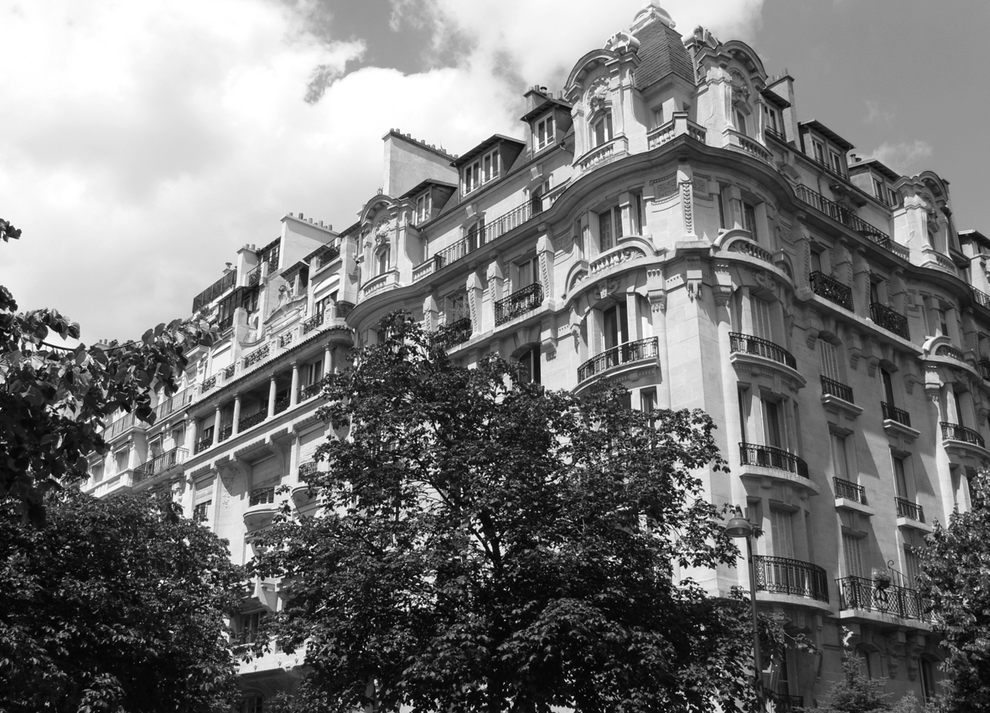
#> input picture Module-06/Python-C/building2-1.png, 990 x 713 px, shrunk from 1181 x 851 before the run
$ python harris-simple.py
#> lines starting #> are read from the running program, lines starting #| are printed output that depends on the picture; after the words box and inside, x2 and y2 are one past the last pixel; in counts of white or black regions, pixels touching at a corner belong together
import cv2
import numpy as np
import matplotlib.pyplot as plt

# Load image and convert to grayscale
img = cv2.imread('building2-1.png')
#> img is the input picture: shape (713, 990, 3); min 0, max 255, mean 118.8
gray = cv2.cvtColor(img, cv2.COLOR_BGR2GRAY)

# Detect top 100 corners (Shi-Tomasi method by default)
# params: image, maxCorners, qualityLevel, minDistance
corners = cv2.goodFeaturesToTrack(gray, 100, 0.01, 10, useHarrisDetector=True)
#> corners = 100 rows, first 8: [461, 495], [572, 697], [383, 550], [124, 410], [473, 527], [500, 543], [677, 495], [381, 505]
corners = np.int32(corners)
#> corners = contour of 100 points, box (x1, y1, x2, y2) (3, 225, 721, 711), area 24804

# Draw green circles at each corner location
for i in corners:
    x, y = i.ravel()
    cv2.circle(img, (x, y), 5, (0, 255, 0), -1)
#> this loop made 100 passes
#> (x, y) on passes 1 to 12: (461, 495), (572, 697), (383, 550), (124, 410), (473, 527), (500, 543), (677, 495), (381, 505), (491, 550), (482, 532), (345, 506), (720, 675)
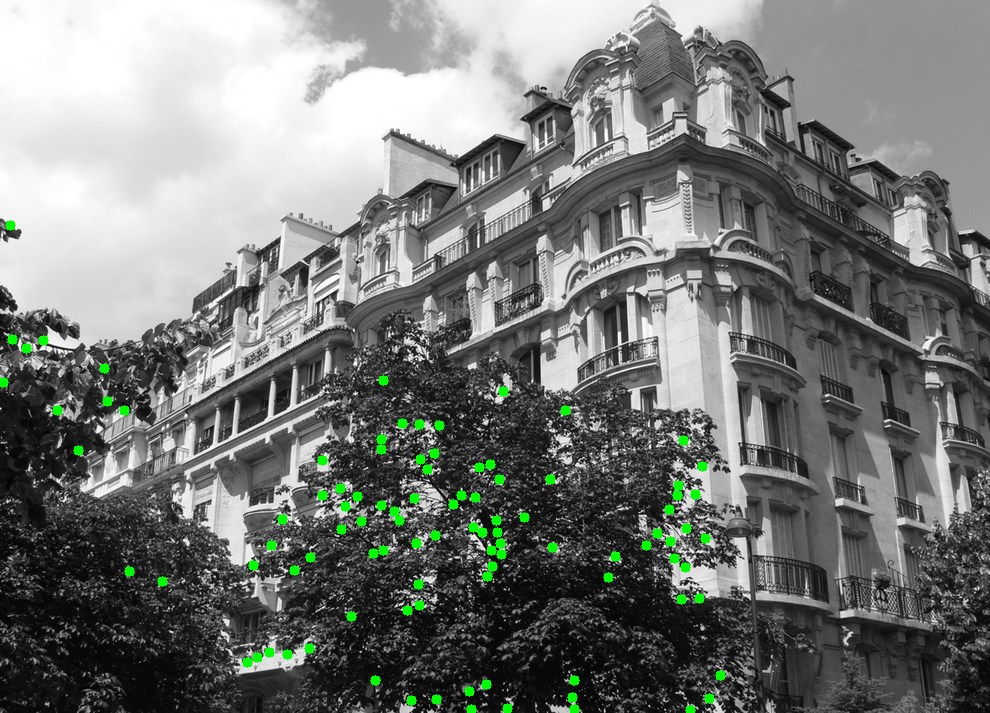
#> img: shape (713, 990, 3); 1.14% of pixels changed, all inside (x1, y1, x2, y2) = (0, 220, 726, 713)

# Display the result
plt.imshow(cv2.cvtColor(img, cv2.COLOR_BGR2RGB))
plt.title('Top 100 Corners Detected'); plt.axis('off'); plt.show()

$ run again, with Module-06/Python-C/building2-2.png copied over Module-06/Python-C/building2-1.png
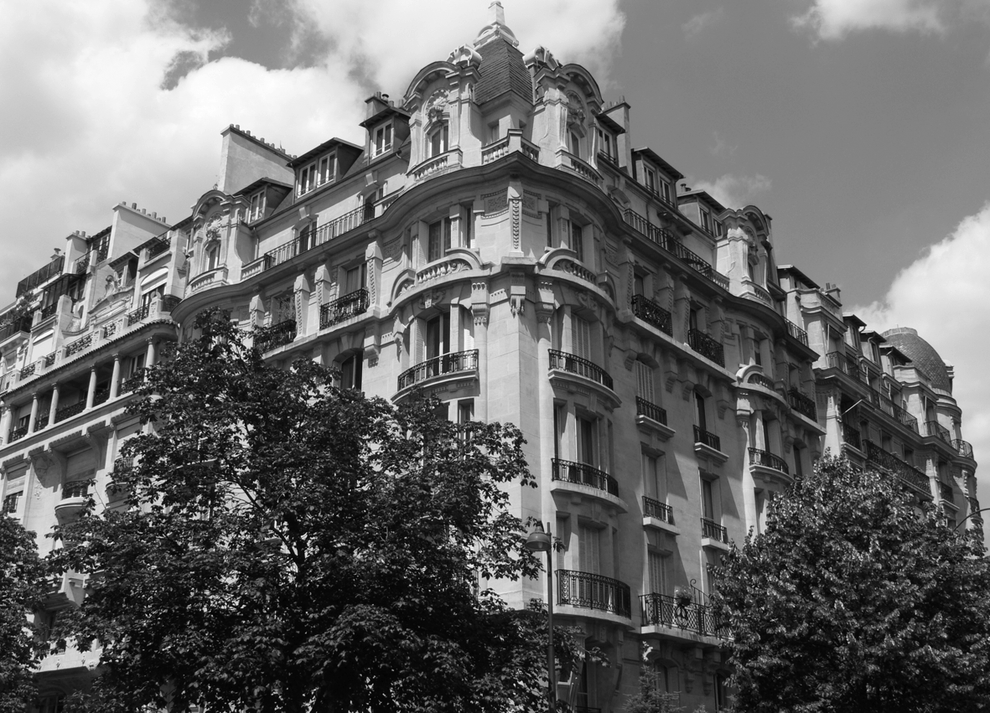
#> input picture Module-06/Python-C/building2-2.png, 990 x 713 px, shrunk from 1181 x 851 before the run
#> img is the input picture: shape (713, 990, 3); min 0, max 255, mean 104.5
#> `corners = cv2.goodFeaturesToTrack(gray, 100, 0.01, 10, useHarrisDetect..`: corners = 100 rows, first 8: [296, 554], [514, 684], [488, 497], [358, 485], [489, 594], [465, 540], [47, 559], [501, 507]
#> `corners = np.int32(corners)`: corners = contour of 100 points, box (x1, y1, x2, y2) (28, 124, 860, 706), area 29734
#> the loop `for i in corners:` made 100 passes
#> after the loop `for i in corners:`:
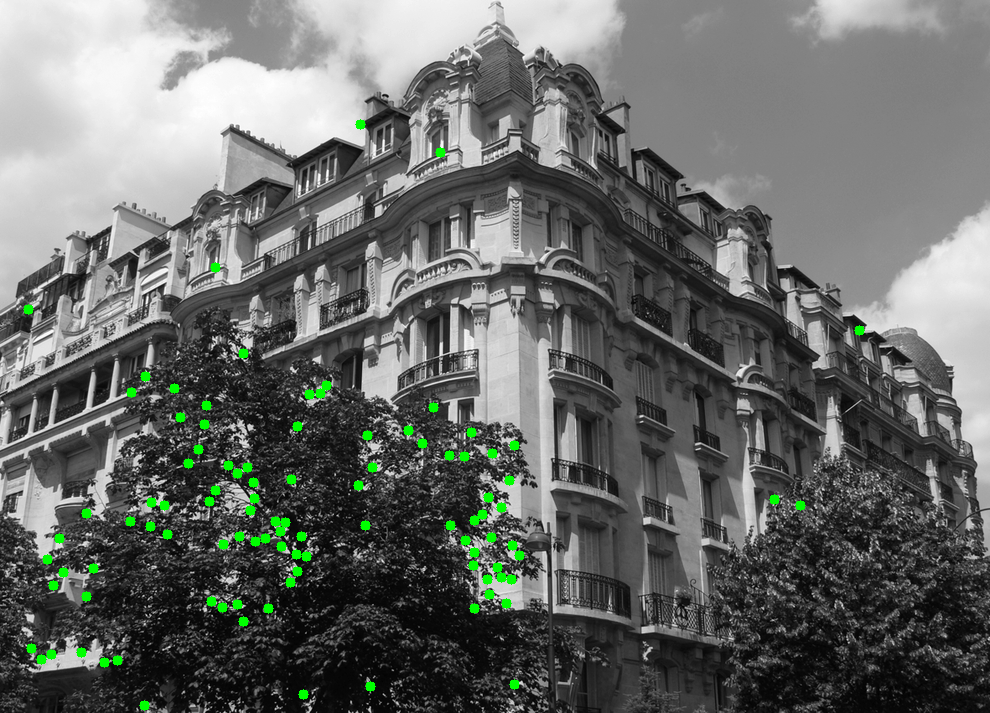
#> img: shape (713, 990, 3); 1.15% of pixels changed, all inside (x1, y1, x2, y2) = (23, 119, 865, 711)

$ run again, with Module-06/Python-C/castle.png copied over Module-06/Python-C/building2-1.png
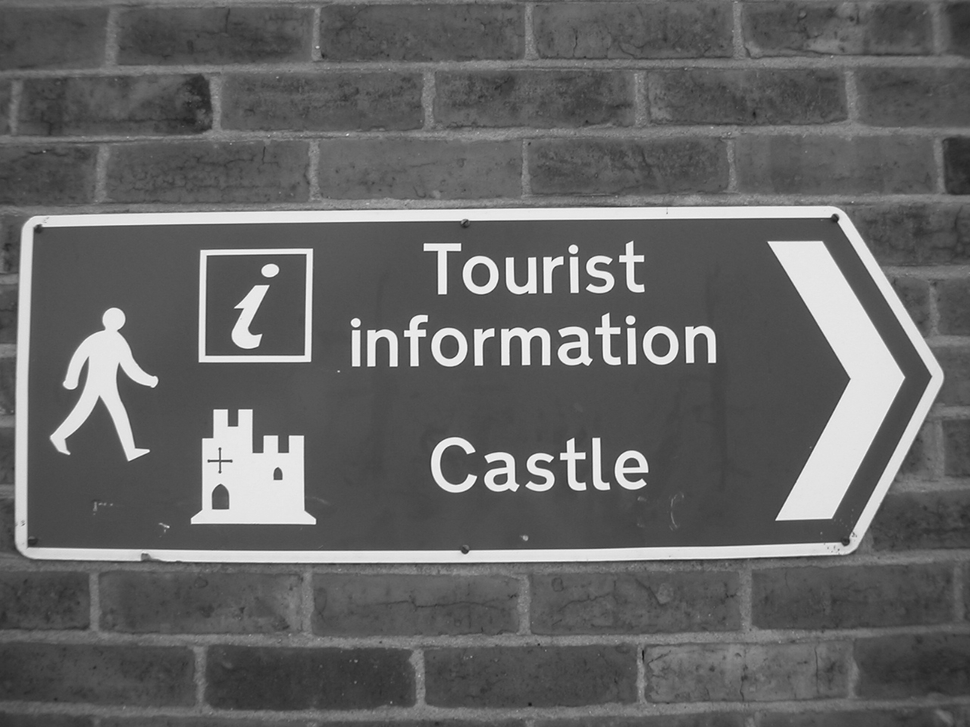
#> input picture Module-06/Python-C/castle.png, 970 x 727 px, shrunk from 1280 x 960 before the run
#> img is the input picture: shape (727, 970, 3); min 20, max 255, mean 100.5
#> `corners = cv2.goodFeaturesToTrack(gray, 100, 0.01, 10, useHarrisDetect..`: corners = 100 rows, first 8: [485, 456], [776, 519], [596, 333], [474, 451], [552, 457], [573, 439], [493, 335], [502, 364]
#> `corners = np.int32(corners)`: corners = contour of 100 points, box (x1, y1, x2, y2) (69, 242, 777, 524), area 124884
#> the loop `for i in corners:` made 100 passes
#> after the loop `for i in corners:`:
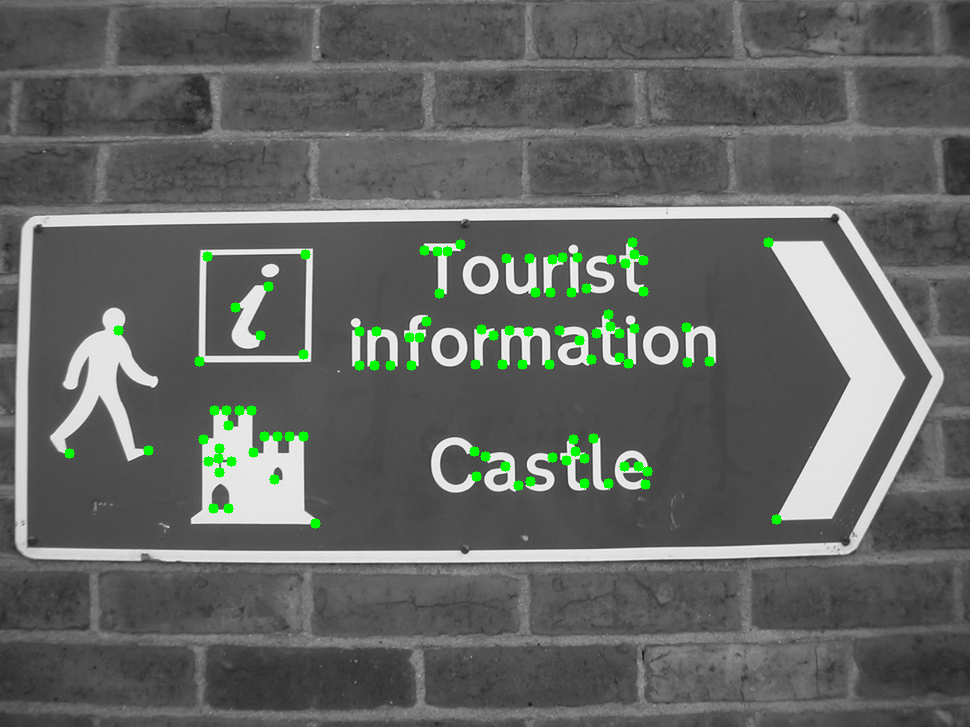
#> img: shape (727, 970, 3); 1.15% of pixels changed, all inside (x1, y1, x2, y2) = (64, 237, 782, 529)
